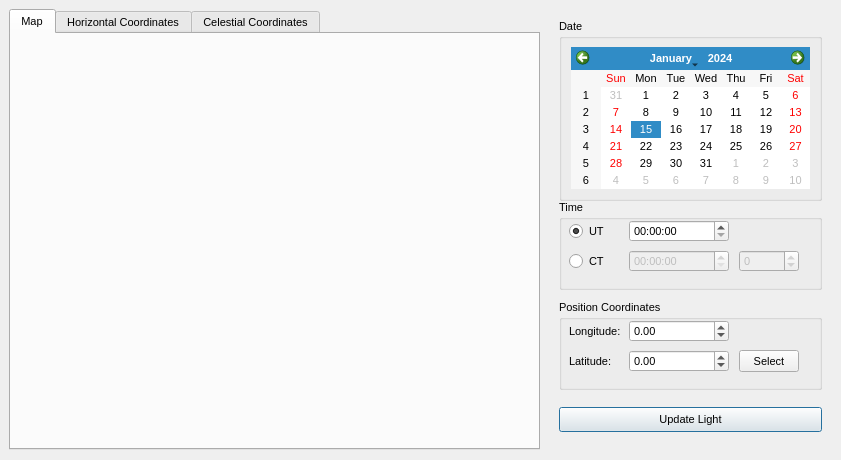
<ui version="4.0" >
 <class>SunPosDialog</class>
 <widget class="QWidget" name="SunPosDialog" >
  <property name="geometry" >
   <rect>
    <x>0</x>
    <y>0</y>
    <width>841</width>
    <height>460</height>
   </rect>
  </property>
  <property name="windowTitle" >
   <string>Sun Position Calculator</string>
  </property>
  <widget class="QTabWidget" name="viewWidget" >
   <property name="geometry" >
    <rect>
     <x>9</x>
     <y>9</y>
     <width>531</width>
     <height>441</height>
    </rect>
   </property>
   <property name="font" >
    <font>
     <pointsize>8</pointsize>
     <weight>50</weight>
     <bold>false</bold>
    </font>
   </property>
   <property name="mouseTracking" >
    <bool>true</bool>
   </property>
   <property name="currentIndex" >
    <number>0</number>
   </property>
   <widget class="QWidget" name="mapTab" >
    <attribute name="title" >
     <string>Map</string>
    </attribute>
    <layout class="QHBoxLayout" >
     <item>
      <widget class="WorldMap" native="1" name="worldMap" >
       <property name="font" >
        <font>
         <pointsize>8</pointsize>
        </font>
       </property>
       <property name="mouseTracking" >
        <bool>true</bool>
       </property>
      </widget>
     </item>
    </layout>
   </widget>
   <widget class="QWidget" name="horizontalTab" >
    <attribute name="title" >
     <string>Horizontal Coordinates</string>
    </attribute>
    <layout class="QVBoxLayout" >
     <item>
      <widget class="HorizontalWidget" native="1" name="horizontalWidget" />
     </item>
    </layout>
   </widget>
   <widget class="QWidget" name="celestial" >
    <attribute name="title" >
     <string>Celestial Coordinates</string>
    </attribute>
    <layout class="QVBoxLayout" >
     <item>
      <widget class="CelestialWidget" native="1" name="celestialWidget" />
     </item>
    </layout>
   </widget>
  </widget>
  <widget class="QWidget" native="1" name="widget_2" >
   <property name="geometry" >
    <rect>
     <x>550</x>
     <y>10</y>
     <width>281</width>
     <height>435</height>
    </rect>
   </property>
   <property name="font" >
    <font>
     <pointsize>8</pointsize>
    </font>
   </property>
   <widget class="QGroupBox" name="Hora" >
    <property name="geometry" >
     <rect>
      <x>9</x>
      <y>190</y>
      <width>263</width>
      <height>90</height>
     </rect>
    </property>
    <property name="font" >
     <font>
      <family>MS Shell Dlg 2</family>
      <pointsize>8</pointsize>
      <weight>50</weight>
      <italic>false</italic>
      <bold>false</bold>
      <underline>false</underline>
      <strikeout>false</strikeout>
     </font>
    </property>
    <property name="title" >
     <string>Time</string>
    </property>
    <widget class="QRadioButton" name="UT" >
     <property name="geometry" >
      <rect>
       <x>10</x>
       <y>20</y>
       <width>50</width>
       <height>22</height>
      </rect>
     </property>
     <property name="font" >
      <font>
       <pointsize>8</pointsize>
       <weight>50</weight>
       <bold>false</bold>
      </font>
     </property>
     <property name="text" >
      <string>UT</string>
     </property>
     <property name="checked" >
      <bool>true</bool>
     </property>
    </widget>
    <widget class="QRadioButton" name="CT" >
     <property name="geometry" >
      <rect>
       <x>10</x>
       <y>50</y>
       <width>50</width>
       <height>22</height>
      </rect>
     </property>
     <property name="font" >
      <font>
       <pointsize>8</pointsize>
       <weight>50</weight>
       <bold>false</bold>
      </font>
     </property>
     <property name="text" >
      <string>CT</string>
     </property>
    </widget>
    <widget class="QTimeEdit" name="uTimeSpin" >
     <property name="geometry" >
      <rect>
       <x>70</x>
       <y>20</y>
       <width>100</width>
       <height>22</height>
      </rect>
     </property>
     <property name="font" >
      <font>
       <pointsize>8</pointsize>
       <weight>50</weight>
       <bold>false</bold>
      </font>
     </property>
    </widget>
    <widget class="QTimeEdit" name="cTimeSpin" >
     <property name="enabled" >
      <bool>false</bool>
     </property>
     <property name="geometry" >
      <rect>
       <x>70</x>
       <y>50</y>
       <width>100</width>
       <height>22</height>
      </rect>
     </property>
     <property name="font" >
      <font>
       <pointsize>8</pointsize>
       <weight>50</weight>
       <bold>false</bold>
      </font>
     </property>
    </widget>
    <widget class="QSpinBox" name="zoneSpin" >
     <property name="enabled" >
      <bool>false</bool>
     </property>
     <property name="geometry" >
      <rect>
       <x>180</x>
       <y>50</y>
       <width>60</width>
       <height>22</height>
      </rect>
     </property>
     <property name="font" >
      <font>
       <pointsize>8</pointsize>
       <weight>50</weight>
       <bold>false</bold>
      </font>
     </property>
     <property name="minimum" >
      <number>-12</number>
     </property>
     <property name="maximum" >
      <number>12</number>
     </property>
    </widget>
   </widget>
   <widget class="QGroupBox" name="GBPosicion" >
    <property name="geometry" >
     <rect>
      <x>9</x>
      <y>290</y>
      <width>263</width>
      <height>90</height>
     </rect>
    </property>
    <property name="font" >
     <font>
      <pointsize>8</pointsize>
      <weight>50</weight>
      <bold>false</bold>
     </font>
    </property>
    <property name="title" >
     <string>Position Coordinates</string>
    </property>
    <widget class="QLabel" name="longitudeLabel" >
     <property name="geometry" >
      <rect>
       <x>10</x>
       <y>20</y>
       <width>100</width>
       <height>22</height>
      </rect>
     </property>
     <property name="font" >
      <font>
       <family>MS Shell Dlg 2</family>
       <pointsize>8</pointsize>
       <weight>50</weight>
       <italic>false</italic>
       <bold>false</bold>
       <underline>false</underline>
       <strikeout>false</strikeout>
      </font>
     </property>
     <property name="text" >
      <string>Longitude:</string>
     </property>
    </widget>
    <widget class="QLabel" name="latitudeLabel" >
     <property name="geometry" >
      <rect>
       <x>10</x>
       <y>50</y>
       <width>80</width>
       <height>22</height>
      </rect>
     </property>
     <property name="font" >
      <font>
       <family>MS Shell Dlg 2</family>
       <pointsize>8</pointsize>
       <weight>50</weight>
       <italic>false</italic>
       <bold>false</bold>
       <underline>false</underline>
       <strikeout>false</strikeout>
      </font>
     </property>
     <property name="text" >
      <string>Latitude:</string>
     </property>
    </widget>
    <widget class="QDoubleSpinBox" name="longitudeSpin" >
     <property name="geometry" >
      <rect>
       <x>70</x>
       <y>20</y>
       <width>100</width>
       <height>22</height>
      </rect>
     </property>
     <property name="font" >
      <font>
       <pointsize>8</pointsize>
       <weight>50</weight>
       <bold>false</bold>
      </font>
     </property>
     <property name="minimum" >
      <double>-180.000000000000000</double>
     </property>
     <property name="maximum" >
      <double>180.000000000000000</double>
     </property>
    </widget>
    <widget class="QDoubleSpinBox" name="latitudeSpin" >
     <property name="geometry" >
      <rect>
       <x>70</x>
       <y>50</y>
       <width>100</width>
       <height>22</height>
      </rect>
     </property>
     <property name="font" >
      <font>
       <pointsize>8</pointsize>
       <weight>50</weight>
       <bold>false</bold>
      </font>
     </property>
     <property name="minimum" >
      <double>-90.000000000000000</double>
     </property>
     <property name="maximum" >
      <double>90.000000000000000</double>
     </property>
    </widget>
    <widget class="QPushButton" name="selectButton" >
     <property name="geometry" >
      <rect>
       <x>180</x>
       <y>50</y>
       <width>60</width>
       <height>22</height>
      </rect>
     </property>
     <property name="font" >
      <font>
       <pointsize>8</pointsize>
       <weight>50</weight>
       <bold>false</bold>
      </font>
     </property>
     <property name="text" >
      <string>Select</string>
     </property>
    </widget>
   </widget>
   <widget class="QPushButton" name="updateButton" >
    <property name="geometry" >
     <rect>
      <x>9</x>
      <y>397</y>
      <width>263</width>
      <height>25</height>
     </rect>
    </property>
    <property name="font" >
     <font>
      <pointsize>8</pointsize>
      <weight>50</weight>
      <bold>false</bold>
     </font>
    </property>
    <property name="text" >
     <string>Update Light</string>
    </property>
    <property name="default" >
     <bool>true</bool>
    </property>
   </widget>
   <widget class="QGroupBox" name="groupBox" >
    <property name="geometry" >
     <rect>
      <x>9</x>
      <y>9</y>
      <width>263</width>
      <height>182</height>
     </rect>
    </property>
    <property name="font" >
     <font>
      <pointsize>8</pointsize>
     </font>
    </property>
    <property name="title" >
     <string>Date</string>
    </property>
    <layout class="QHBoxLayout" >
     <item>
      <widget class="QCalendarWidget" name="calendarWidget" >
       <property name="font" >
        <font>
         <pointsize>8</pointsize>
        </font>
       </property>
       <property name="firstDayOfWeek" >
        <enum>Qt::Sunday</enum>
       </property>
      </widget>
     </item>
    </layout>
   </widget>
  </widget>
 </widget>
 <customwidgets>
  <customwidget>
   <class>HorizontalWidget</class>
   <extends>QWidget</extends>
   <header>HorizontalWidget.h</header>
   <container>1</container>
  </customwidget>
  <customwidget>
   <class>CelestialWidget</class>
   <extends>QWidget</extends>
   <header>CelestialWidget.h</header>
   <container>1</container>
  </customwidget>
  <customwidget>
   <class>WorldMap</class>
   <extends>QWidget</extends>
   <header>WorldMap.h</header>
   <container>1</container>
  </customwidget>
 </customwidgets>
 <resources/>
 <connections>
  <connection>
   <sender>UT</sender>
   <signal>toggled(bool)</signal>
   <receiver>uTimeSpin</receiver>
   <slot>setEnabled(bool)</slot>
   <hints>
    <hint type="sourcelabel" >
     <x>593</x>
     <y>230</y>
    </hint>
    <hint type="destinationlabel" >
     <x>678</x>
     <y>230</y>
    </hint>
   </hints>
  </connection>
  <connection>
   <sender>CT</sender>
   <signal>toggled(bool)</signal>
   <receiver>cTimeSpin</receiver>
   <slot>setEnabled(bool)</slot>
   <hints>
    <hint type="sourcelabel" >
     <x>593</x>
     <y>260</y>
    </hint>
    <hint type="destinationlabel" >
     <x>678</x>
     <y>260</y>
    </hint>
   </hints>
  </connection>
  <connection>
   <sender>CT</sender>
   <signal>toggled(bool)</signal>
   <receiver>zoneSpin</receiver>
   <slot>setEnabled(bool)</slot>
   <hints>
    <hint type="sourcelabel" >
     <x>593</x>
     <y>260</y>
    </hint>
    <hint type="destinationlabel" >
     <x>768</x>
     <y>260</y>
    </hint>
   </hints>
  </connection>
 </connections>
</ui>
